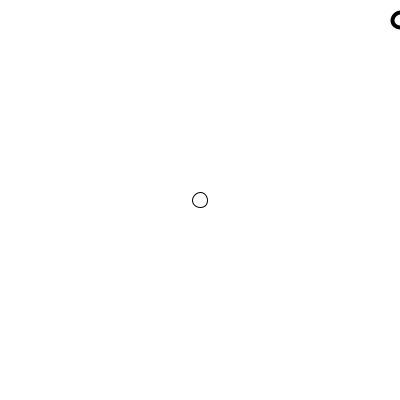
Frame 1 (no input)
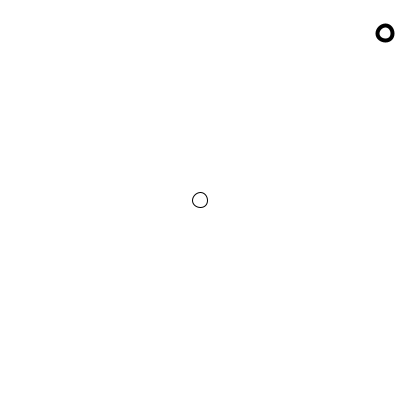
Frame 60 (the mouse pressed at the canvas centre just before this capture)
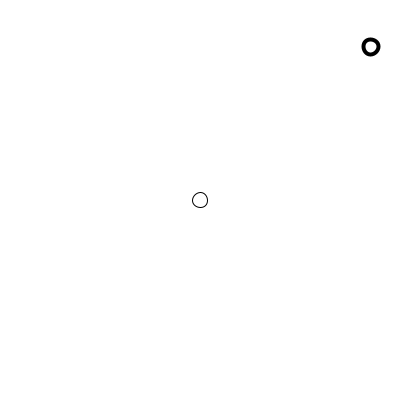
Frame 120 (the mouse held since frame 60 and released just before this capture)

The Processing sketch that drew these frames (run headless with seeded random() and noise(); from frame 60 on, the mouse is pressed at the canvas centre):

// Processing sketch: week07_B_halloween_type4_yellow_part1
// ── week07_B_halloween_type4_yellow_part1.pde
ArrayList<PVector> pt = new ArrayList<PVector>();
void setup(){
  size(400,400);
  background(255);
}
float ghostX=400,ghostY=20;
void mouseDragged(){//按下mouse鍵，再拖曳
  pt.add(new PVector(mouseX,mouseY));
}
void draw(){
  background(255);
  strokeWeight(1);
  stroke(0);ellipse(200,200,15,15);
  stroke(0);ellipse(ghostX,ghostY,15,15);
  strokeWeight(4);
  float dpx=0, dpy=0;//看p.x、p.x差距，看p.y、p.y差距
  float rightdown = 0, green_rightup = 0;//往右下、往右上
  float rightup = 0, yellow_rightdown = 0;//往右上、往右下
  boolean green_part1 = false, green_ok = false;
  boolean yellow_part1 = false, yellow_ok = false;
  for(int i=0; i<pt.size()-1; i++){
    PVector p = pt.get(i),p2 = pt.get(i+1);
    dpx += abs(p2.x - p.x);//累積x的動量
    dpy += abs(p2.y - p.y);//累積y的動量
    if(p2.x-p.x > 0 && p2.y-p.y > 0) rightdown += sqrt(dpx*dpx+dpy*dpy);
    if(green_part1 && p2.x-p.x > 0 && p2.y-p.y < 0) green_rightup += sqrt(dpx*dpx+dpy*dpy);
    if(p2.x-p.x > 0 && p2.y-p.y < 0) rightup += sqrt(dpx*dpx+dpy*dpy);
    if(yellow_part1 && p2.x-p.x > 0 && p2.y-p.y > 0) yellow_rightdown += sqrt(dpx*dpx+dpy*dpy);
    ellipse(p.x, p.y, 10,10);
    if(green_part1 == false && rightdown>150) green_part1 = true;
    else if(green_part1 == true && green_rightup>150) green_ok = true;
    if(yellow_part1 == false && rightup > 150) yellow_part1 = true;
    else if(yellow_part1 == true && yellow_rightdown>150) yellow_ok = true;
  }
  println(rightdown);
  if(dpx > 100 && dpy < 40) stroke(255,0,0);//type1 紅色橫線
  else if(dpx<40 && dpy>100) stroke(0,0,255);//type2 藍色直線
  else if(green_ok) stroke(0,255,0);//type3全部完成
  else if(green_part1) stroke(0,128,0);//type3 的前半段，往右下 暗綠色
  else stroke(0);//不是就黑色線

  for(int i=0; i<pt.size()-1; i++){
    PVector p = pt.get(i),p2 = pt.get(i+1);  
    line(p.x,p.y,p2.x,p2.y);//ellipse(p.x,p.y,3,3);
  }
  ellipse(ghostX,ghostY,15,15);
  float dx = 200-ghostX, dy = 200-ghostY, len = sqrt(dx*dx+dy*dy);
  ghostX += dx / len / 3;
  ghostY += dy / len / 3;
  println(dx, dy, len, ghostX, ghostY, frameRate);
}
void mouseReleased(){
  //background(255);
  for(int i=pt.size()-1; i>=0; i--){
    pt.remove(i);
  }
}
